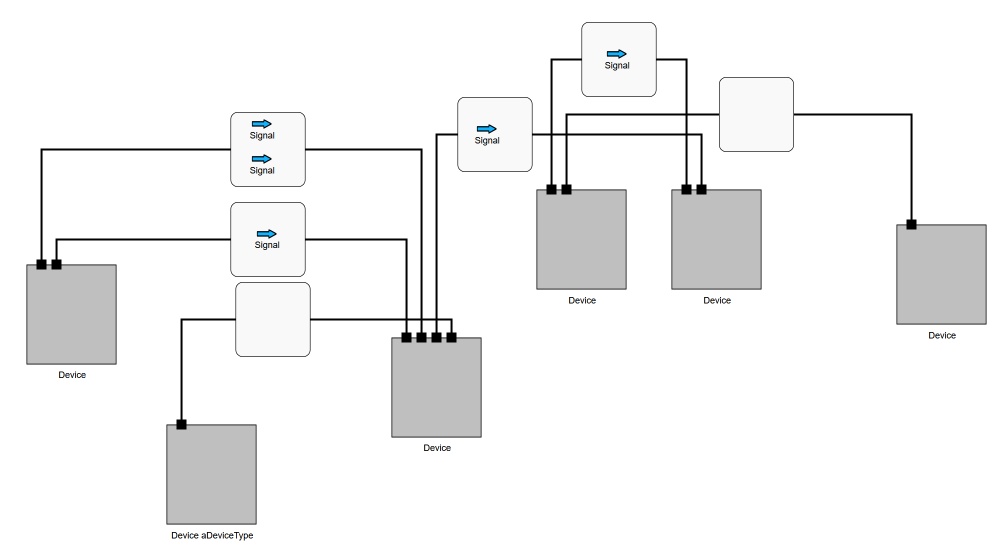
#> input picture images/testcase2.png, 2009 x 1096 px (shown at 1/2 size)
$ jupyter execute --allow-errors scalable_vertex_detection_devices.ipynb
#> lines starting #> are read from the running program, lines starting #| are printed output that depends on the picture; after the words box and inside, x2 and y2 are one past the last pixel; in counts of white or black regions, pixels touching at a corner belong together
# Scalable Vertex Recognition
University of Stuttgart, Institute of Aircraft Systems, Andreas Waldvogel, 2024

A Jupyter Notebook demonstrating how DOMAINES Visualization Verification finds so called scalable vertices in a screenshot of a block diagram. In the case of a Functions Layer of the Open Avionics Architecture Model, this comes down to blue boxes.

Find template on target image block diagram.
The used technology is open CV and template matching. Matplotlib is used for graphs.
Plotly produces nice graphs, however is super computing intensive, especially if 1 Mio pixels need to be calculated. So activate individual plots by setting activate_plotly to True.

Tested in VS Code using the Jupyter Notebook Plugin

#### Procedure
* Using template matching, a template is searched in a target image.
* A threshold of 60% is used.
* Boxes of the matched pixels are drawn.
* Only boxes on the foreground are allowed (step probably not needed anymore)
* Individual boxes are composed to super boxes representing the searched tasks.

#### images are removed to save space in the repository

#### Imports
make sure to have installed at least opencv, numpy and matplotlib. plotly is optional, but beautiful.

[cell 1]
import cv2
import numpy as np
from matplotlib import pyplot as plt
import plotly.graph_objects as go

## Input

[cell 2]
activate_plotly = False # turn expensive renderings on and off
threshold = 0.5 # 0.45 to find the upper left recangle

# Define the paths
# target_image_path = '3boxes_labels.png'
# target_image_path = '00_3boxes_labels_scaled.png' # default
# target_image_path = 'door_system.png' # version 1 for paper
target_image_path = 'images/testcase2.png' # version 2 for paper with scaled vertex
# [5 lines of commented-out code are left out]
template_image_path = 'images/device.png'
# template_image_path = 'greytemplate.png'

target_img = cv2.imread(target_image_path)
#> target_img is the input picture: shape (1096, 2009, 3); mean B, G, R 244, 244, 243.9
template_img = cv2.imread(template_image_path)

#### Visualization of Template Matching over Target Image

res seems to be smaller than template_img because there are no matches outside the small area shown.

[cell 3]
# Overlay the heatmap on the original image
fig, ax = plt.subplots(1, 1, figsize=(10, 10))
ax.imshow(cv2.cvtColor(target_img, cv2.COLOR_BGR2RGB))
#> (the rest of this cell did not finish here and is left out)

#### Visualization of Template Matching 3D with plotly

[cell 4]
# !! Danger !! plotly is expensive
if activate_plotly:
  fig = go.Figure(data=[go.Surface(z=res)])
  fig.update_layout(title='Heatmap Template Matching (Normalized)',
                    scene=dict(
                      yaxis=dict(autorange='reversed')
                    ), # This reverses the y-axis in a 3D plot
                    height=1500)
  fig.show()

#### Visualization of Template Matching 3D with plotly with screenshot for paper

#> (a cell that did not finish here is left out)

## Thresholding

### Histogram for Thresholding

[cell 6]
# Draw histogram of the results
fig, ax = plt.subplots(1, 1, figsize=(15, 3))
#> (the rest of this cell did not finish here and is left out)

### Threshold Template Matching

#> (a cell that did not finish here is left out)

## Visualization after Thresholding

### Analysis After Thresholding

#> (a cell that did not finish here is left out)

### 2D Visualization

[cell 9]
# Draw the thresholded results
fig, ax = plt.subplots(1, 1, figsize=(15, 10))
#> (the rest of this cell did not finish here and is left out)

### 2D on Target Image

[cell 10]
# Overlay the heatmap on the original image
plt.figure(figsize=(15,10))
plt.imshow(cv2.cvtColor(target_img, cv2.COLOR_BGR2RGB))
#> (the rest of this cell did not finish here and is left out)

#### 2D big Xes on Target Image
Xes are easy to see, but their color does not provide a colorscale

TODO: add this visualization to actual code base

[cell 11]
# draw the loc as points
fig, ax = plt.subplots(1, 1, figsize=(15, 10))
ax.imshow(cv2.cvtColor(target_img, cv2.COLOR_BGR2RGB))
#> (the rest of this cell did not finish here and is left out)

### 3D with Plotly

[cell 12]
if activate_plotly: # not as expensive anymore, way less pixels
  fig = go.Figure(
    data=[go.Surface(
      z=thresholded_res)]
    )
  fig.update_layout(title=f'Heatmap Template Matching (Normalized, Thresholded at {threshold})',
                    scene=dict(
                      zaxis=dict(range=[threshold, 1]),
                      yaxis=dict(autorange='reversed'), # This reverses the y-axis in a 3D plot    --- use this, super good!
                    ),
                    height=1200)
  fig.show()

### 2D with Plotly

[cell 13]
# again with plotly, but 2D
if activate_plotly:
  fig = go.Figure(
    data=go.Heatmap(
      z=thresholded_res,
      ),
    )
  fig.update_layout(title='Heatmap Template Matching (Normalized, Thresholded)',
                    scene=dict(
                      yaxis=dict(autorange='reversed')
                    ), # This reverses the y-axis in a 3D plot    --- use this, super good!
                    height=1200)
  fig.show()

## From Pixels to Boxes

### Bounding Boxes before Foreground check
Draw bounding boxes for every single matched template. (A 180x200 box for every single pixel)

[cell 14]
# Draw the bounding boxes
target_img_with_boxes = target_img.copy()
#> (the rest of this cell did not finish here and is left out)

### Threshold to get Foreground
Original target image is thresholded to get foreground. This is used to restrict matches to the foreground. TODO: is this still a thing?

[cell 15]
# Convert to grayscale
target_gray = cv2.cvtColor(target_img, cv2.COLOR_BGR2GRAY)

# Threshold the image
_, target_thresh = cv2.threshold(target_gray, 245, 255, cv2.THRESH_BINARY_INV)
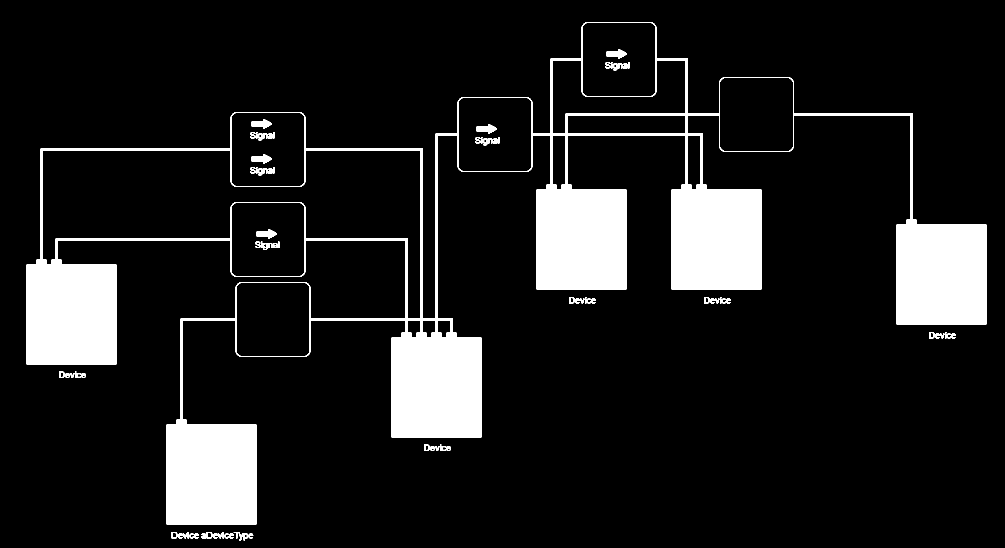
#> target_thresh: shape (1096, 2009) (shown at 1/2 size); 11.6% white; 57 white regions (12 under 20 px), largest, box (x1, y1, x2, y2) and area: (53, 44, 1973, 1049) 247512, (1213, 99, 1253, 118) 488, (503, 239, 543, 258) 488

### Visualize Foreground

[cell 16]
fig, ax = plt.subplots(1, 2, figsize=(15, 15))
ax[0].imshow(target_gray, cmap='gray')
ax[0].set_title('Target Image Grayscale')
ax[1].imshow(target_thresh, cmap='gray')
ax[1].set_title('Target Image Thresholded')
plt.show()
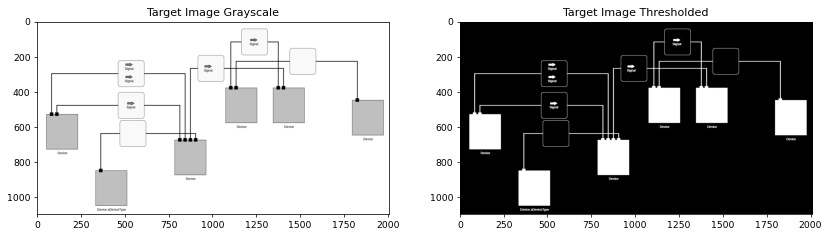
#> figure drawn by matplotlib, 2 panels

$ run again, with system.png copied over images/testcase2.png
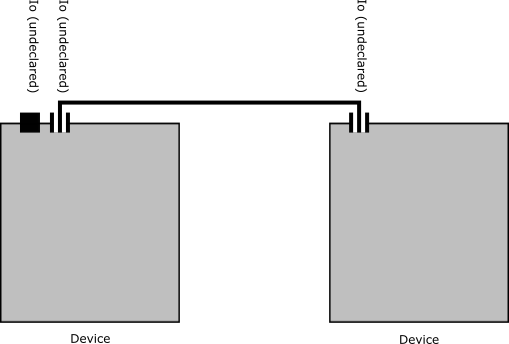
#> input picture system.png, 509 x 344 px
#> target_img is the input picture: shape (344, 509, 3); min 0, max 255, mean 222
#> `_, target_thresh = cv2.threshold(target_gray, 245, 255, cv2.THRESH_BIN..`:
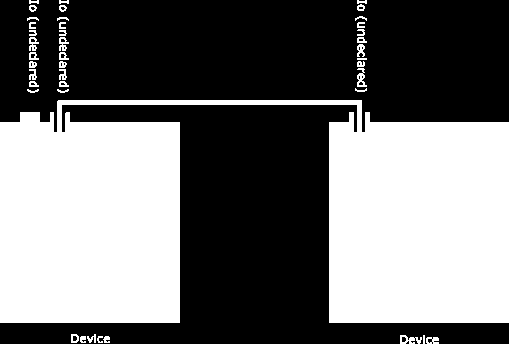
#> target_thresh: shape (344, 509); 43.4% white; 42 white regions (1 under 20 px), largest, box (x1, y1, x2, y2) and area: (0, 100, 509, 323) 74323, (400, 335, 422, 344) 112, (357, 68, 367, 87) 104
#> `plt.show()`:
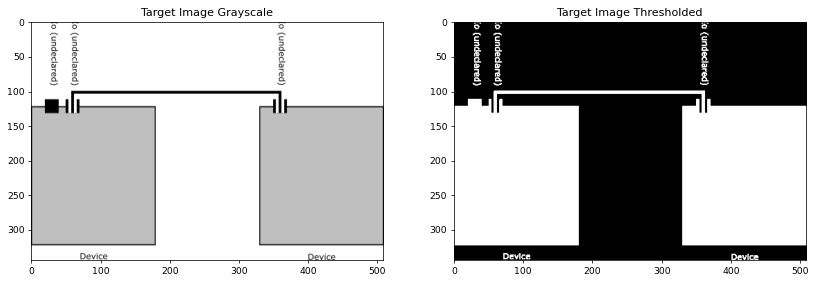
#> figure drawn by matplotlib, 2 panels

$ run again, with images/testcase0.png copied over images/testcase2.png
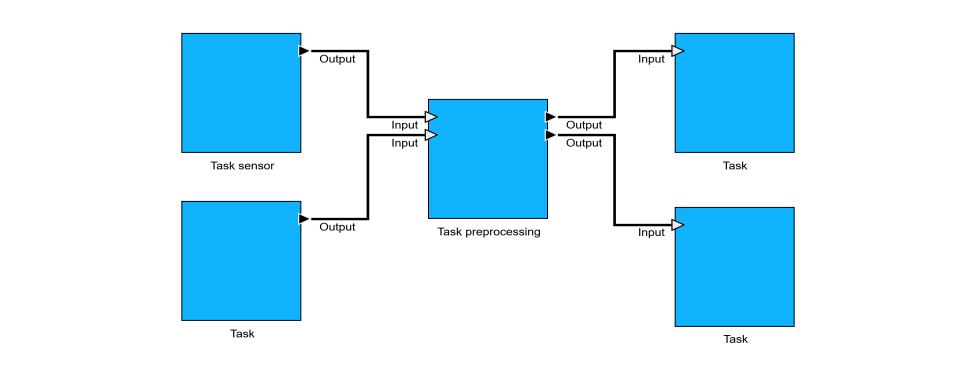
#> input picture images/testcase0.png, 1920 x 757 px (shown at 1/2 size)
#> target_img is the input picture: shape (757, 1920, 3); mean B, G, R 251, 236.4, 205.5
#> `_, target_thresh = cv2.threshold(target_gray, 245, 255, cv2.THRESH_BIN..`:
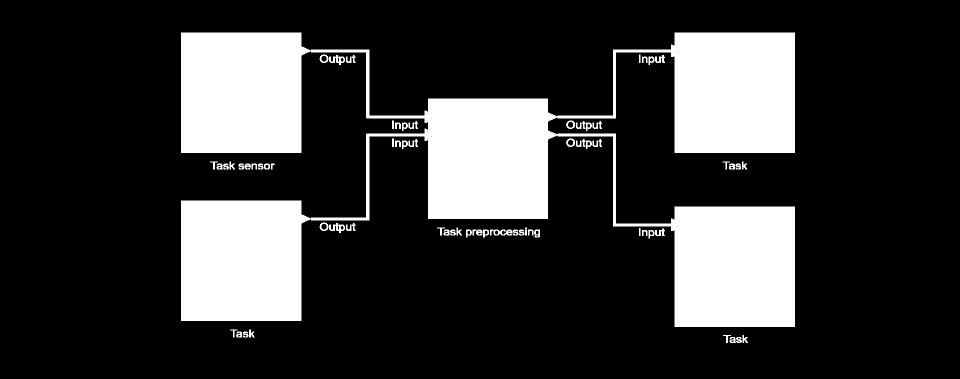
#> target_thresh: shape (757, 1920) (shown at 1/2 size); 21.3% white; 75 white regions (1 under 20 px), largest, box (x1, y1, x2, y2) and area: (362, 65, 1590, 654) 301008, (980, 459, 1025, 471) 341, (658, 110, 690, 130) 318
#> `plt.show()`:
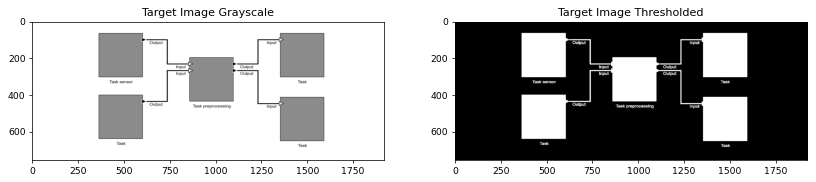
#> figure drawn by matplotlib, 2 panels
